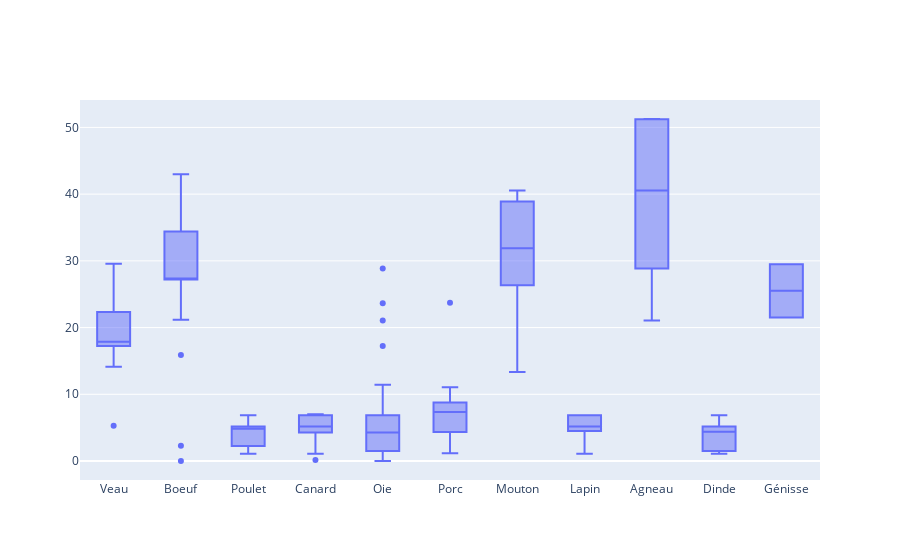

The cell this chart's notebook holds for it:
### Markdown cell above
ccl:
- l'agriculture, l'emballage, le transport et la consommation de viandes/oeufs/poisson sont les plus impactant sur le changement climatique
- la transformation de produits sucrés est très impactante sur le changement climatique
- la consommation de fruits/légumes/légumineuses/oléagineux est très impactante sur le changement climatique

### Code cell
graphe = go.Box(x = df_etape['Espece'], y = df_etape['Agriculture'])

representation = go.Figure(graphe)
representation.show()

### Figure 1 — Plotly figure (JSON) as saved in the notebook; plotly's stock layout.template omitted (floating-point values rounded to 4 significant figures; data arrays with more than 128 entries replaced by an {"elided": "..."} marker saying what was removed)
{"data": [{"type": "box", "x": {"elided": "2517 str values"}, "y": {"elided": "2517 float values"}}], "layout": {}}
